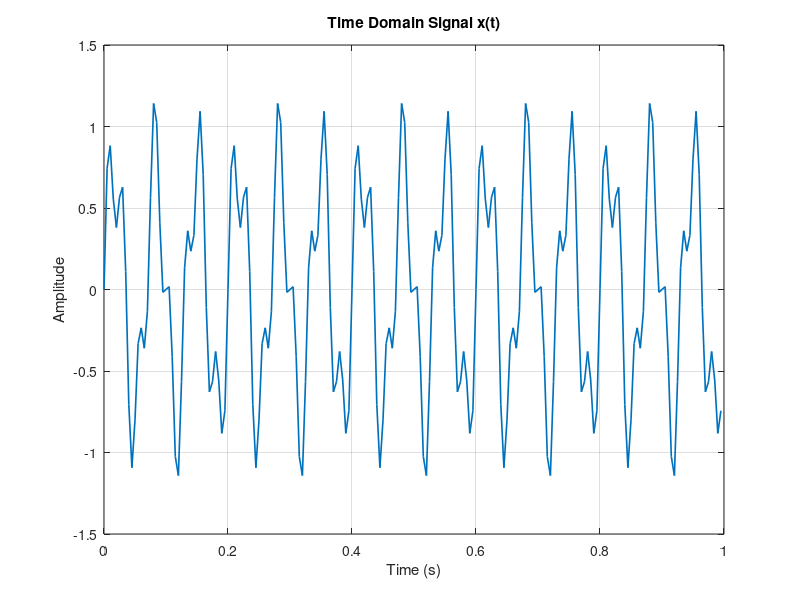
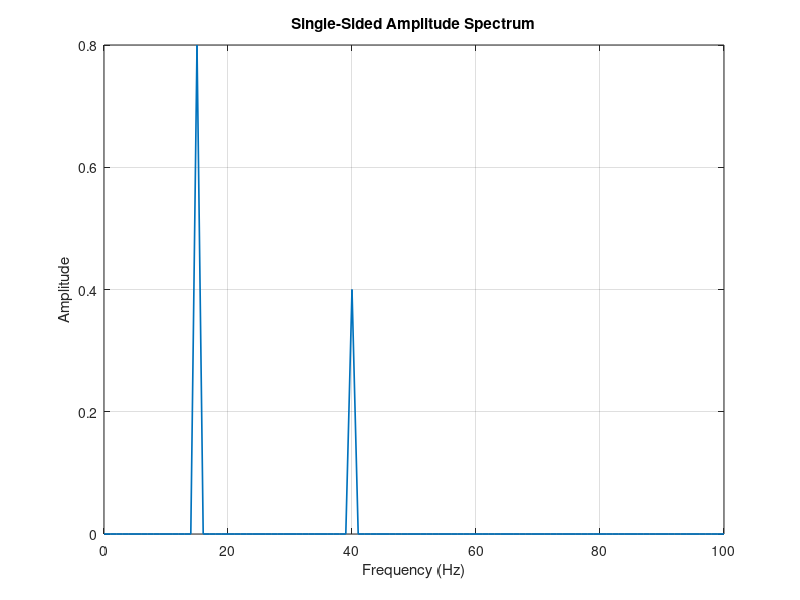

Source code (MATLAB) for these figures, in order:
fs = 200;
T = 1;
t = 0:1/fs:T-1/fs;

x = 0.8*sin(2*pi*15*t) + 0.4*sin(2*pi*40*t);

figure;
plot(t, x, 'LineWidth', 1.2);
grid on;
xlabel('Time (s)');
ylabel('Amplitude');
title('Time Domain Signal x(t)');
saveas(gcf, '../exercise-2/two-frequency-time.png'); 
N = length(x);
Y = fft(x);

P2 = abs(Y/N);
P1 = P2(1:N/2+1);
P1(2:end-1) = 2*P1(2:end-1);

f = fs*(0:N/2)/N;

figure;
plot(f, P1, 'LineWidth', 1.2);
grid on;
xlabel('Frequency (Hz)');
ylabel('Amplitude');
title('Single-Sided Amplitude Spectrum');
xlim([0, fs/2]);
saveas(gcf, '../exercise-2/two-frequency-spectrum.png');
